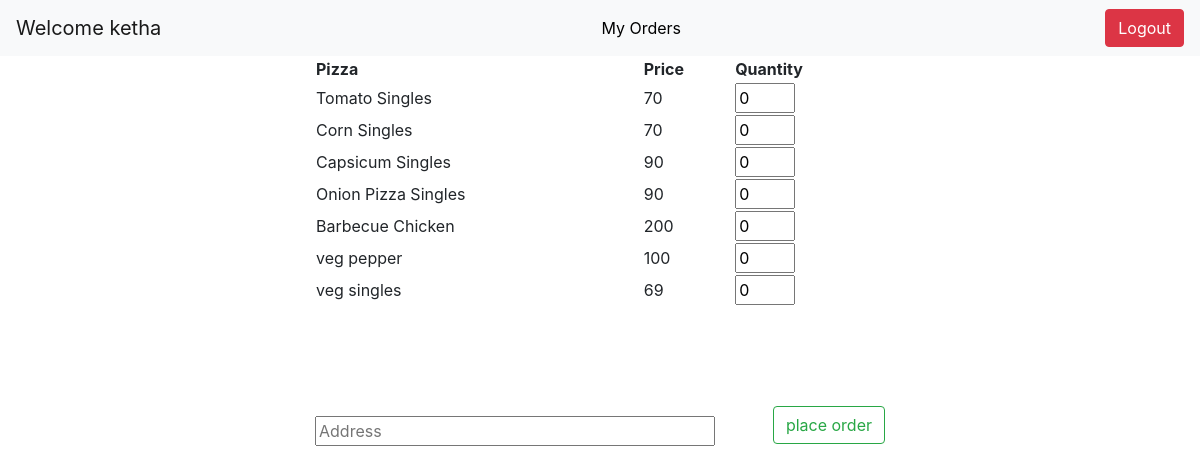
Page /customer/welcome/ (signed in) on the committed database.
### pizzaapp/models.py (models this page shows)
class PizzaModel(models.Model):
    name = models.CharField(max_length=10)
    price = models.CharField(max_length=10)

### pizzaapp/views.py (the view)
# urls.py: path('customer/welcome/',customerwelcomeview,name = 'customerpage'),
def customerwelcomeview(request):
    if not request.user.is_authenticated:
        return redirect('userloginpage')
    username = request.user.username
    context = {'username': username, 'pizzas': PizzaModel.objects.all()}
    return render(request,'pizzaapp/customerwelcome.html',context)

### templates/pizzaapp/customerwelcome.html (shortened to what this page needs)
{% extends 'base.html' %}
{% block content %}
<nav class="navbar navbar-light bg-light">
  <a class="navbar-brand">Welcome {{username}}</a>
  <a class="nav-item" style="text-decoration: none; color: black" href="/userorders/" >My Orders</a>
    <a href="/userlogout/" class="btn btn-danger">Logout</a>
</nav>
<form method="post" action="/placeorder/">
<div class="container" style="margin: auto; width: 600px">
    <table style="width: 100%">
    <tr>
        <th>Pizza</th>
        <th>Price</th>
        <th>Quantity</th>
    </tr>
    {% for pizza in pizzas %}
    <tr>
        <td>{{pizza.name}}</td>
        <td>{{pizza.price}}</td>
        <td><input type="number" value="0" min="0" name="{{pizza.id}}" style="width:60px"></td>
    </tr>
    {% endfor %}
    </table>
<input type="text" placeholder="Address" style="width: 400px; margin-top:110px" name="address">
<input type="submit" style="float: right; margin-top: 100px" class="btn btn-outline-success" value="place order" name="">
</div>
</form>
{% endblock %}

### rows in the picture
PizzaModel: name "Tomato Singles", price "70"
PizzaModel: name "Corn Singles", price "70"
PizzaModel: name "Capsicum Singles", price "90"
PizzaModel: name "Onion Pizza Singles", price "90"
PizzaModel: name "Barbecue Chicken", price "200"
PizzaModel: name "veg pepper", price "100"
PizzaModel: name "veg singles", price "69"

### other values in the picture
{{ username }} "ketha"
